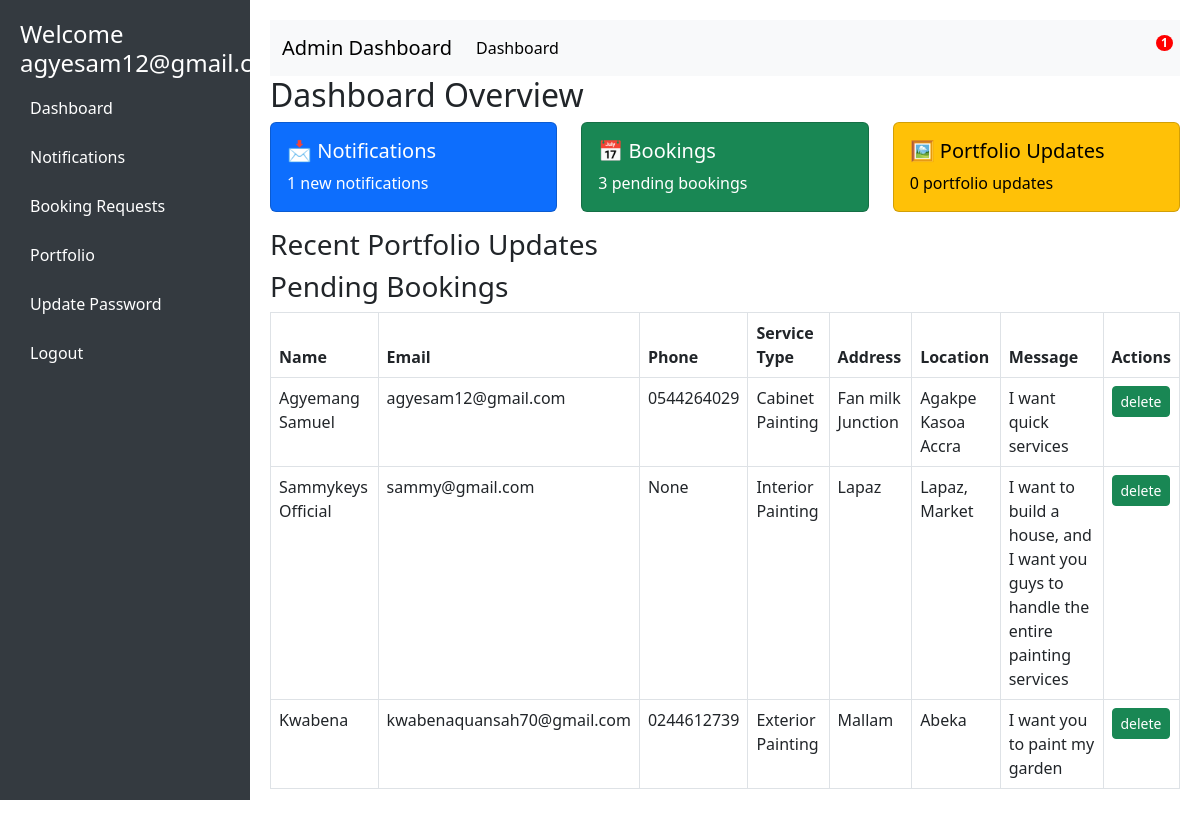
The page /admin_dashboard/ (signed in) on the database as committed earlier.
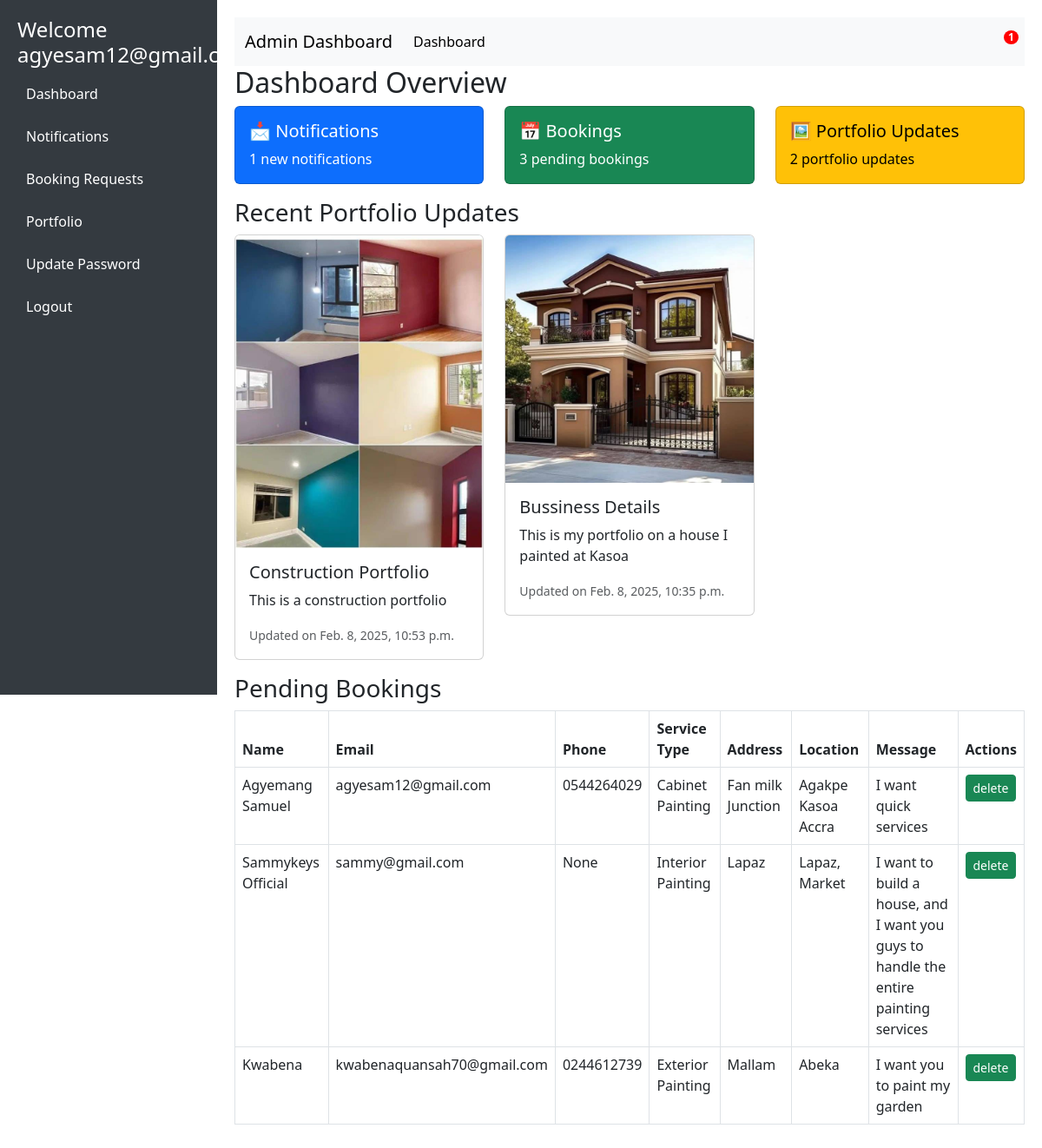
The same page on the database as committed later.
### paint/models.py (models this page shows, shortened)
class User(AbstractUser):
    user_id = IntegerIDField(unique=True, editable=False, primary_key=True)
    full_name = models.CharField(max_length=60, null=True, blank=True)
    photo = ResizedImageField(size=[500, 500], default='media/user.jpg', upload_to='users/')
    phone_number = models.CharField(max_length=20, blank=False, null=True)
    address = models.CharField(max_length=255, blank=False, null=True)
    email = models.EmailField(blank=False, unique=True, null=True)
    is_user = models.BooleanField(default=False)
    is_worker = models.BooleanField(default=False)
    is_admin = models.BooleanField(default=False)
    is_verified = models.BooleanField(default=False)
    bio = CKEditor5Field(config_name='extends', max_length=200, blank=True, default="Hi there,...")
    otp = models.CharField(max_length=4, blank=True, null=True)
    USERNAME_FIELD = 'email'
    REQUIRED_FIELDS = ['username']

class ContactRequest(models.Model):
    contact_request_id = IntegerIDField(unique=True, editable=False, primary_key=True)
    name = models.CharField(max_length=255)
    email = models.EmailField()
    phone = models.CharField(max_length=15, blank=True, null=True)
    service_type = models.CharField(max_length=100, choices=BOOKING_SERVICE_TYPE, default='Cabinet Painting')
    address = models.CharField(max_length=200, null=True, blank=True)
    location = models.CharField(max_length=200, null=True, blank=True)
    message = models.TextField(null=True)
    created_at = models.DateTimeField(auto_now_add=True)

class Portfolio(models.Model):
    portfolio_id = IntegerIDField(unique=True, editable=False, primary_key=True)
    title = models.CharField(max_length=255)
    description = models.TextField()
    before_image = models.ImageField(upload_to='portfolio/before/')
    after_image = models.ImageField(upload_to='portfolio/after/')
    created_at = models.DateTimeField(auto_now_add=True)
    created_by = models.ForeignKey(User, on_delete=models.SET_NULL, null=True, blank=True, related_name='portfolios')

### paint/views.py (the view)
# urls.py: path('admin_dashboard/', views.admin_dashboard, name='admin_dashboard'),
@login_required
def admin_dashboard(request):
    if request.user.is_admin:
        messages.info(request, f"Welcome admin")
        total_notifications = Notification.objects.filter(user=request.user, is_read=False).count()
        pending_bookings = ContactRequest.objects.filter(service_type__in=[service[0] for service in BOOKING_SERVICE_TYPE])
        portfolio_updates = Portfolio.objects.all().order_by('-created_at')[:10]  # Fetch the latest 10 portfolio updates
        context = {
            'total_notifications': total_notifications,
            'pending_bookings': pending_bookings,
            'portfolio_updates': portfolio_updates,
        }
    else:
        messages.info(request, f"You are not allowed to access this page ..")
        return redirect('signin')
    return render(request, 'admin_dashboard.html',context)

### paint/templates/admin_dashboard.html (shortened to what this page needs)
<!DOCTYPE html>
<html lang="en">
<head>
    <link href="https://cdn.jsdelivr.net/npm/bootstrap@5.3.0/dist/css/bootstrap.min.css" rel="stylesheet">
</head>
<body>
    <div class="sidebar">
        <h4>Welcome {{request.user.email}}</h4>
        <a href="#dashboard">Dashboard</a>
        <a href="{% url 'DisplayNotifications' %}">Notifications</a>
        <a href="{% url 'booking_requests' %}">Booking Requests</a>
        <a href="{% url 'portfolio_lists' %}">Portfolio</a>
        <a href="{% url 'update_password' %}">Update Password</a>
        <a href="{% url 'signout' %}">Logout</a>
    </div>
    <div class="content">
        <nav class="navbar navbar-expand-lg navbar-light bg-light">
            <div class="container-fluid">
                <a class="navbar-brand" href="#">Admin Dashboard</a>
                <div class="collapse navbar-collapse" id="navbarSupportedContent">
                    <ul class="navbar-nav me-auto mb-2 mb-lg-0">
                        <li class="nav-item">
                            <a class="nav-link active" aria-current="page" href="#">Dashboard</a>
                        </li>
                    </ul>
                    <ul class="navbar-nav ms-auto mb-2 mb-lg-0">
                        <li class="nav-item">
                            <a class="nav-link position-relative notification-icon" href="{% url 'DisplayNotifications' %}">
                                <span class="badge">{{ total_notifications }}</span>
                            </a>
                        </li>
                    </ul>
                </div>
            </div>
        </nav>
        <h2 id="dashboard">Dashboard Overview</h2>
        <div class="row">
            <div class="col-md-4">
                <div class="card text-bg-primary mb-3">
                    <div class="card-body">
                        <h5 class="card-title">📩 Notifications</h5>
                        <p class="card-text">{{ total_notifications }} new notifications</p>
                    </div>
                </div>
            </div>
            <div class="col-md-4">
                <div class="card text-bg-success mb-3">
                    <div class="card-body">
                        <h5 class="card-title">📅 Bookings</h5>
                        <p class="card-text">{{ pending_bookings.count }} pending bookings</p>
                    </div>
                </div>
            </div>
            <div class="col-md-4">
                <div class="card text-bg-warning mb-3">
                    <div class="card-body">
                        <h5 class="card-title">🖼 Portfolio Updates</h5>
                        <p class="card-text">{{ portfolio_updates.count }} portfolio updates</p>
                    </div>
                </div>
            </div>
        </div>
        <h3 id="portfolio">Recent Portfolio Updates</h3>
        <div class="row">
            {% for update in portfolio_updates %}
            <div class="col-md-4 mb-3">
                <div class="card">
                    <img src="{{ update.after_image.url }}" class="card-img-top" alt="{{ update.title }}">
                    <div class="card-body">
                        <h5 class="card-title">{{ update.title }}</h5>
                        <p class="card-text">{{ update.description }}</p>
                        <p class="card-text"><small class="text-muted">Updated on {{ update.created_at }}</small></p>
                    </div>
                </div>
            </div>
            {% endfor %}
        </div>
        <h3 id="bookings">Pending Bookings</h3>
        <table class="table table-bordered">
            <thead>
                <tr>
                    <th>Name</th>
                    <th>Email</th>
                    <th>Phone</th>
                    <th>Service Type</th>
                    <th>Address</th>
                    <th>Location</th>
                    <th>Message</th>
                    <th>Actions</th>
                </tr>
            </thead>
            <tbody>
                {% for booking in pending_bookings %}
                <tr>
                    <td>{{ booking.name }}</td>
                    <td>{{ booking.email }}</td>
                    <td>{{ booking.phone }}</td>
                    <td>{{ booking.service_type }}</td>
                    <td>{{ booking.address }}</td>
                    <td>{{ booking.location }}</td>
                    <td>{{ booking.message }}</td>
                    <td>
                        <a href="#" class="btn btn-success btn-sm">delete</a>
                    </td>
                </tr>
                {% endfor %}
            </tbody>
        </table>
    </div>
</body>
</html>

### paint/templates/admin_dashboard.html (style rules this page uses)
body { display: flex; }
.sidebar { width: 250px; height: 100vh; background: #343a40; color: white; padding: 20px; position: fixed; }
.sidebar a { color: white; text-decoration: none; display: block; padding: 10px; margin: 5px 0; }
.content { margin-left: 250px; padding: 20px; width: 100%; }
.notification-icon { position: relative; }
.notification-icon .badge { position: absolute; top: -5px; right: -5px; background-color: #ff0000; color: #ffffff; padding: 2px 5px; border-radius: 50%; }

Rows that differ between the two databases and show on the page:
added Portfolio: after_image (picture), title "Construction Portfolio", description "This is a construction portfolio", created_at "Feb. 8, 2025, 10:53 p.m."
added Portfolio: after_image (picture), title "Bussiness Details", description "This is my portfolio on a house I painted at Kasoa", created_at "Feb. 8, 2025, 10:35 p.m."
Other text that changed with them:
{{ portfolio_updates.count }}: "0" → "2"
